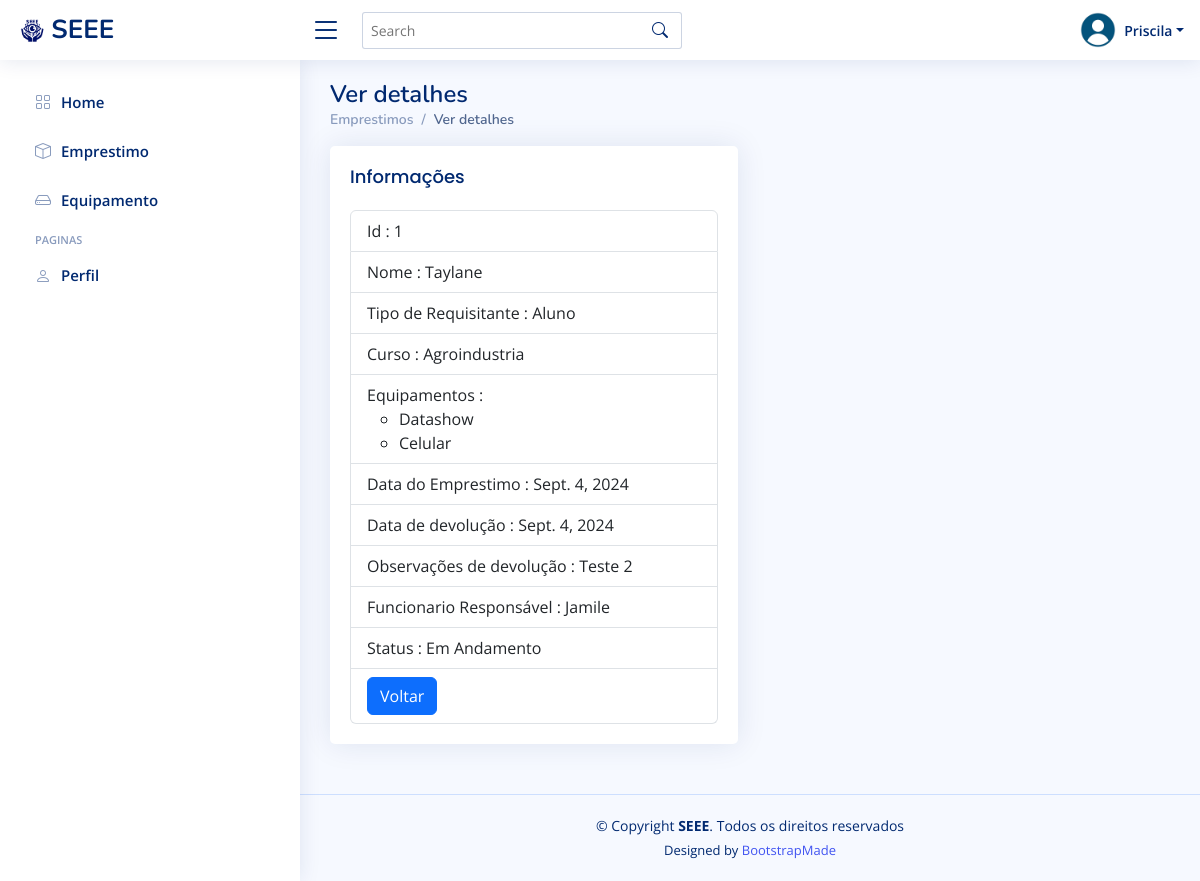
The page /emprestimo/detail/1/ (signed in) on the database its author committed.
### emprestimo/models.py (models this page shows, shortened)
class Emprestimo(models.Model):
    class TipoDoRequisitante(models.IntegerChoices):
        ALUNO = 1, 'Aluno'
        PROFESSOR = 2, 'Professor'
        FUNCIONARIO = 3, 'Funcionário'
        OUTRO = 4, 'Outro'
    class Status(models.IntegerChoices):
        CONCLUIDO = 1, 'Devolvido'
        ANDAMENTO = 2, 'Em Andamento'
        INCOMPLETO = 3, 'Atrasado'
    requisitante = models.CharField(max_length=50)
    tipoDoRequisitante = models.IntegerField(choices=TipoDoRequisitante.choices, default=TipoDoRequisitante.OUTRO)
    sala = models.CharField(max_length=50)
    curso = models.CharField(max_length=20, null=True)
    dataEmprestimo = models.DateField(null=False, blank=False)
    dataDevolucao = models.DateField(null=True, blank=True)
    observacoesDeDevolucao = models.CharField(max_length=255, blank=True)
    status = models.IntegerField(choices=Status.choices, default=Status.ANDAMENTO)
    funcionario = models.ForeignKey('funcionario.Funcionario', on_delete=models.SET_NULL, null=True, blank=True)
    equipamentos = models.ManyToManyField('equipamento.Equipamento', through='itemEmprestimo.ItemEmprestimo')

### equipamento/models.py (models this page shows, shortened)
class Equipamento(models.Model):
    nome = models.CharField(max_length=100)
    codigo = models.CharField(max_length=50, unique=True)
    marca = models.CharField(max_length=50)
    status = models.PositiveIntegerField(choices=[(1, 'Disponível'), (2, 'Emprestado'), (3, 'Em Manutenção')], default=1)

### emprestimo/views.py (the view)
# urls.py: path('detail/<int:emprestimoId>/', views.detail, name='emprestimoDetail'),
@login_required
def detail(request, emprestimoId):
    emprestimo = Emprestimo.objects.get(pk=emprestimoId)
    return render(request, 'emprestimo/detail.html', {'emprestimo':emprestimo})

### funcionario/contextProcess.py (called while the page is built)
def user_group_context(request):
    user = request.user
    isAdmin = user.groups.filter(name='Admin').exists()
    isFuncionario = user.groups.filter(name='Funcionarios').exists()
    return {
        'isAdmin': isAdmin,
        'isDuncionario': isFuncionario,
    }

### templates/emprestimo/detail.html
{% extends 'funcionario/_base.html'%}
{% block content %}
<div class="pagetitle">
  <h1>Ver detalhes</h1>
  <nav>
    <ol class="breadcrumb">
      <li class="breadcrumb-item"><a href="/emprestimo/list/">Emprestimos</a></li>
      <li class="breadcrumb-item active">Ver detalhes</li>
    </ol>
  </nav>
</div>
<section class="section">
    <div class="row">
      <div class="col-lg-6">
        <div class="card">
          <div class="card-body">
            <h5 class="card-title">Informações</h5>
            <ul class="list-group">
              <li class="list-group-item">Id : {{ emprestimo.id }}</li>
              <li class="list-group-item">Nome : {{ emprestimo.requisitante }}</li>
              <li class="list-group-item">Tipo de Requisitante : {{ emprestimo.get_tipoDoRequisitante_display }}</li>
              <li class="list-group-item">Curso : {{ emprestimo.curso }}</li>
              <li class="list-group-item">Equipamentos :
                {% if emprestimo.equipamentos.all %}
                    <ul>
                      {% for equipamento in emprestimo.equipamentos.all %}
                        <li>{{ equipamento.nome }}</li>
                      {% endfor %}
                    </ul>
                {% else %}
                    Nenhum equipamento
                {% endif %}
              </li>
              <li class="list-group-item">Data do Emprestimo : {{ emprestimo.dataEmprestimo }}</li>
              <li class="list-group-item">Data de devolução : {{ emprestimo.dataDevolucao }}</li>
              <li class="list-group-item">Observações de devolução : {{ emprestimo.observacoesDeDevolucao }}</li>
              <li class="list-group-item">Funcionario Responsável : {{ emprestimo.funcionario }}</li>
              <li class="list-group-item">Status : {{ emprestimo.get_status_display }}</li>
              <li class="list-group-item"><a class="btn btn-primary" href="/emprestimo/list/">Voltar</a></li>
            </ul>
          </div>
        </div>
    </div>
  </section>
{% endblock %}

### templates/funcionario/_base.html (shortened to what this page needs)
{% load static %}
<!DOCTYPE html>
<html lang="pt-br">
<head>
  <link href="{% static 'assets/vendor/bootstrap/css/bootstrap.min.css' %}" rel="stylesheet">
  <link href="{% static 'assets/vendor/bootstrap-icons/bootstrap-icons.css' %}" rel="stylesheet">
  <link href="{% static 'assets/vendor/boxicons/css/boxicons.min.css' %}" rel="stylesheet">
  <link href="{% static 'assets/vendor/quill/quill.snow.css' %}" rel="stylesheet">
  <link href="{% static 'assets/vendor/quill/quill.bubble.css' %}" rel="stylesheet">
  <link href="{% static 'assets/vendor/remixicon/remixicon.css' %}" rel="stylesheet">
  <link href="{% static 'assets/vendor/simple-datatables/style.css' %}" rel="stylesheet">
  <link href="{% static 'assets/css/style.css' %}" rel="stylesheet">
</head>
<body>
  <header id="header" class="header fixed-top d-flex align-items-center">
    <div class="d-flex align-items-center justify-content-between">
      <a href="/funcionario/" class="logo d-flex align-items-center">
        <img src="{% static 'assets/img/SEEE.png' %}" alt="">
        <span class="d-none d-lg-block">SEEE</span>
      </a>
      <i class="bi bi-list toggle-sidebar-btn"></i>
    </div>
    <div class="search-bar">
      <form class="search-form d-flex align-items-center" method="POST" action="#">
        <input type="text" name="query" placeholder="Search" title="Enter search keyword">
        <button type="submit" title="Search"><i class="bi bi-search"></i></button>
      </form>
    </div>
    <nav class="header-nav ms-auto">
      <ul class="d-flex align-items-center">
        <li class="nav-item dropdown pe-3">
          <a class="nav-link nav-profile d-flex align-items-center pe-0" href="#" data-bs-toggle="dropdown">
            <img src="{% static 'assets/img/profile.png' %}" alt="Profile" class="rounded-circle">
            <span class="d-none d-md-block dropdown-toggle ps-2">{{ user.username }}</span>
          </a>
        </li>
      </ul>
    </nav>
  </header>
  {% include 'funcionario/sidebar.html'%}
  <main id="main" class="main">
    {% block content %}
    {% endblock %}
  </main>
  <footer id="footer" class="footer">
    <div class="copyright">
      &copy; Copyright <strong><span>SEEE</span></strong>. Todos os direitos reservados
    </div>
    <div class="credits">
      Designed by <a href="https://bootstrapmade.com/">BootstrapMade</a>
    </div>
  </footer>
</body>
</html>

### static/assets/css/style.css (style rules this page uses)
:root { scroll-behavior: smooth; }
body { font-family: "Open Sans", sans-serif; background: #f6f9ff; color: #444444; }
a { color: #4154f1; text-decoration: none; }
h1, h2, h3, h4, h5, h6 { font-family: "Nunito", sans-serif; }
#main { margin-top: 60px; padding: 20px 30px; transition: all 0.3s; }
.pagetitle { margin-bottom: 10px; }
.pagetitle h1 { font-size: 24px; margin-bottom: 0; font-weight: 600; color: #012970; }
.card { margin-bottom: 30px; border: none; border-radius: 5px; box-shadow: 0px 0 30px rgba(1, 41, 112, 0.1); }
.card-title { padding: 20px 0 15px 0; font-size: 18px; font-weight: 500; color: #012970; font-family: "Poppins", sans-serif; }
.card-body { padding: 0 20px 20px 20px; }
.breadcrumb { font-size: 14px; font-family: "Nunito", sans-serif; color: #899bbd; font-weight: 600; }
.breadcrumb a { color: #899bbd; transition: 0.3s; }
.breadcrumb .breadcrumb-item::before { color: #899bbd; }
.breadcrumb .active { color: #51678f; font-weight: 600; }
.logo { line-height: 1; }
@media (min-width: 1200px) { .logo { width: 280px; } }
.logo img { max-height: 26px; margin-right: 6px; }
.logo span { font-size: 26px; font-weight: 700; color: #012970; font-family: "Nunito", sans-serif; }
.header { transition: all 0.5s; z-index: 997; height: 60px; box-shadow: 0px 2px 20px rgba(1, 41, 112, 0.1); background-color: #fff; padding-left: 20px; }
.header .toggle-sidebar-btn { font-size: 32px; padding-left: 10px; cursor: pointer; color: #012970; }
.header .search-bar { min-width: 360px; padding: 0 20px; }
.header .search-form { width: 100%; }
.header .search-form input { border: 0; font-size: 14px; color: #012970; border: 1px solid rgba(1, 41, 112, 0.2); padding: 7px 38px 7px 8px; border-radius: 3px; transition: 0.3s; width: 100%; }
.header .search-form button { border: 0; padding: 0; margin-left: -30px; background: none; }
.header .search-form button i { color: #012970; }
.header-nav ul { list-style: none; }
.header-nav>ul { margin: 0; padding: 0; }
.header-nav .nav-profile { color: #012970; }
.header-nav .nav-profile img { max-height: 36px; }
.header-nav .nav-profile span { font-size: 14px; font-weight: 600; }
@media (min-width: 1200px) { #main, #footer { margin-left: 300px; } }
.footer { padding: 20px 0; font-size: 14px; transition: all 0.3s; border-top: 1px solid #cddfff; }
.footer .copyright { text-align: center; color: #012970; }
.footer .credits { padding-top: 5px; text-align: center; font-size: 13px; color: #012970; }

### rows shown on the page
Emprestimo: id "1", requisitante "Taylane", tipoDoRequisitante "Aluno", curso "Agroindustria", dataEmprestimo "Sept. 4, 2024", dataDevolucao "Sept. 4, 2024", observacoesDeDevolucao "Teste 2", funcionario "Jamile", status "Em Andamento"
Equipamento: nome "Datashow"
Equipamento: nome "Celular"

### other values the page prints
{{ user.username }} "Priscila"
